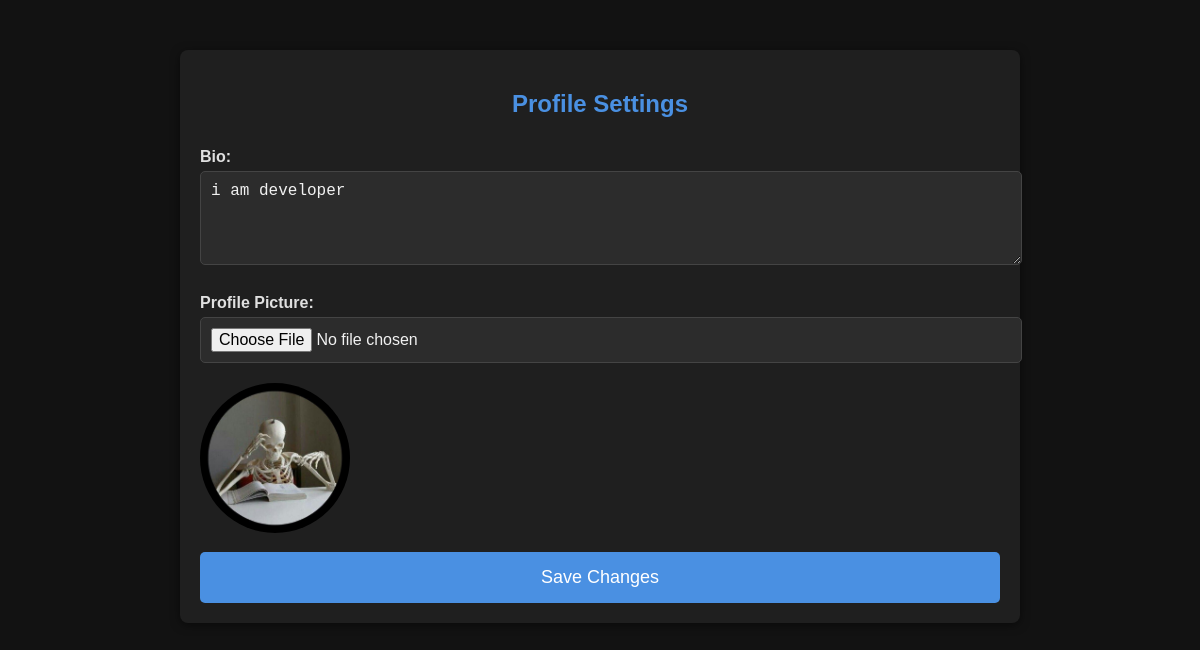
Screenshot of /profile/settings/ (signed in) with the database file from the repository.
### base/models.py (models this page shows, shortened)
class Profile(models.Model):
    user = models.OneToOneField(User, on_delete=models.CASCADE)
    bio = models.TextField(blank=True, null=True)  # Example additional field
    profile_picture = models.ImageField(upload_to='profile_pictures/', blank=True, null=True)  # Example additional field
    token = models.CharField(max_length=32, blank=True, null=True)

### base/views.py (the view, shortened to what this page needs)
# urls.py: path('profile/settings/',profile_settings, name='profile_settings'),
@login_required
@login_required
def profile_settings(request):
    try:
        profile = Profile.objects.get(user=request.user)
    except ObjectDoesNotExist:
        profile = Profile(user=request.user)
        profile.save()
    return render(request, 'profile_settings.html', {'profile': profile})

### templates/profile_settings.html (shortened to what this page needs)
<!DOCTYPE html>
<html lang="en">
<head>
</head>
<body>
    <div class="profile-settings-container">
        <h2>Profile Settings</h2>
        <form method="POST" enctype="multipart/form-data">
            <div class="form-group">
                <label for="bio">Bio:</label>
                <textarea name="bio" id="bio" rows="4" placeholder="Enter your bio">{{ profile.bio }}</textarea>
            </div>
            <div class="form-group">
                <label for="profile_picture">Profile Picture:</label>
                <input type="file" name="profile_picture" id="profile_picture">
                {% if profile.profile_picture %}
                    <img src="{{ profile.profile_picture.url }}" alt="Profile Picture" class="profile-picture-preview">
                {% endif %}
            </div>
            <button type="submit" class="btn">Save Changes</button>
        </form>
    </div>
</body>
</html>

### templates/profile_settings.html (style rules this page uses)
body { font-family: Arial, sans-serif; background-color: #121212; color: #f1f1f1; margin: 0; padding: 0; }
.profile-settings-container { max-width: 800px; margin: 50px auto; padding: 20px; background-color: #1f1f1f; border-radius: 8px; box-shadow: 0 2px 10px rgba(0, 0, 0, 0.5); }
h2 { text-align: center; margin-bottom: 30px; color: #4A90E2; }
.form-group { margin-bottom: 15px; }
label { font-weight: bold; margin-bottom: 5px; display: block; color: #E0E0E0; }
textarea, input[type="file"] { width: 100%; padding: 10px; font-size: 16px; border: 1px solid #444; border-radius: 5px; background-color: #2C2C2C; color: #f1f1f1; margin-bottom: 10px; }
button { width: 100%; padding: 15px; background-color: #4A90E2; color: #fff; border: none; border-radius: 5px; font-size: 18px; cursor: pointer; }
.profile-picture-preview { width: 150px; height: 150px; border-radius: 50%; object-fit: cover; margin-top: 10px; }

### rows the page displays
Profile: bio "i am developer", profile_picture (picture)
